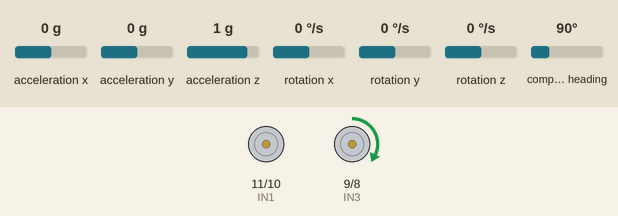
Simulated run of this sketch. Board: Arduino Uno, built with avr-gcc and run on an emulated ATmega328P. Shown: motor-driver pin pairs drawn as motors (green arrow = first pin HIGH = forward, orange = second pin HIGH = backward, longer = more drive, scaled by the enable pin). The test bench sets the inputs (shaded band); at power-on: compass heading 90°, acceleration x 0 g, acceleration y 0 g, acceleration z 1 g, rotation x 0 °/s, rotation y 0 °/s, rotation z 0 °/s. What the sketch prints to the serial monitor is not drawn.

Above: at 1.2 s.
1.3 s: compass heading set to 84°
At 2.3 s:
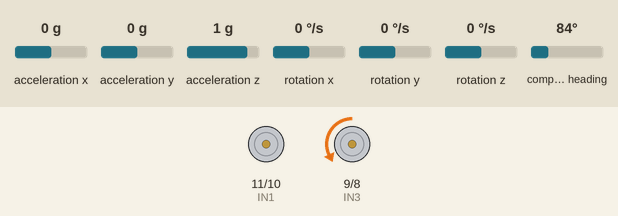
2.8 s: compass heading set to 269°
At 3.5 s:
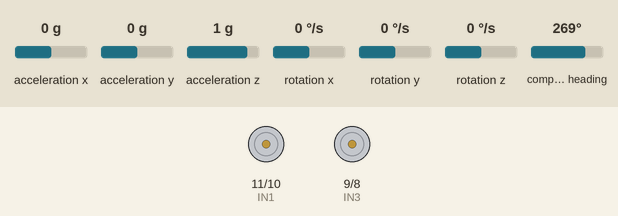
4.3 s: compass heading set to 264°
5.8 s: compass heading set to 256°
At 6.9 s:
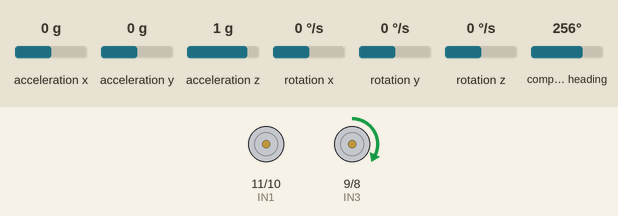
7.3 s: compass heading set to 7°
At 8.1 s:
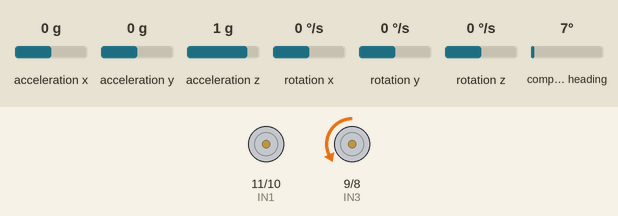
Timing chart, 0 to 9.8 s (numbered marks = the images above; inputs shaded):
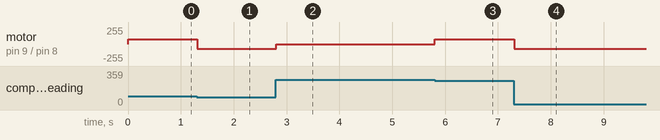

Measured:
- the behaviour switches between 90 and 89° on compass heading (found by bisection; images 0 and 1)
- the behaviour switches between 260 and 259° on compass heading (found by bisection; images 2 and 3)
- after the input at 1.3 s, motor on pin 9 (IN3) / pin 8 (IN4): forward 70/255 → backward 70/255 at once
- after the input at 2.8 s, motor on pin 9 (IN3) / pin 8 (IN4): backward 70/255 → stopped at once
- after the input at 5.8 s, motor on pin 9 (IN3) / pin 8 (IN4): stopped → forward 70/255 at once
- after the input at 7.3 s, motor on pin 9 (IN3) / pin 8 (IN4): forward 70/255 → backward 70/255 at once

The sketch:

sketch_may27a.ino
```cpp
///////////////////////////IMU/////////////////////////
#include <Wire.h>
#include <LSM303.h>


#define ENA 7
#define IN1 11
#define IN2 10
#define IN3 9
#define IN4 8
#define ENB 6

#define THRESHOLD_ANGLE 10

LSM303 compass;

float heading_angle = 0.0;
float init_heading_angle = 17.0; //초기 방향
float target_heading_angle = 90;
float heading_angle_error = 0.0; //error 값

void setup()
{
  //put your setup code here, to run once:

  pinMode(ENA, OUTPUT);
  pinMode(IN1, OUTPUT);
  pinMode(IN2, OUTPUT);

  pinMode(IN3, OUTPUT);
  pinMode(IN4, OUTPUT);
  pinMode(ENB, OUTPUT);

  Serial.begin(115200);

  Wire.begin();   //IMU initiallize
  compass.init();
  compass.enableDefault();

  /*
   * Calibratoin values; the default values of +/-32767 for each axis
   * lead to an assumed magnetometer blas of 0. Use the Calibrate example
   * program to determine appropriate values for your particular unit.
   */
  compass.m_min = (LSM303::vector<int16_t>){-32767, -32767, -32767};
  compass.m_max = (LSM303::vector<int16_t>){+32767, +32767, +32767};
}

void motor_L_control(int speed)
{
  if (speed >=0)
  {
    digitalWrite(IN1, LOW);
    digitalWrite(IN2, HIGH);
    analogWrite (ENA, speed); // 0-255
  }
  else
  {
    digitalWrite(IN1, HIGH);
    digitalWrite(IN2, LOW);
    analogWrite (ENA, -speed);
  }
}

void motor_R_control(int speed)
{
  if (speed >=0)
  {
    digitalWrite(IN3, LOW);
    digitalWrite(IN4, HIGH);
    analogWrite (ENB, speed); // 0-255
  }
  else
  {
    digitalWrite(IN3, HIGH);
    digitalWrite(IN4, LOW);
    analogWrite (ENB, -speed);
  }
}

void imu_rotation(void)
{
  compass.read();
  float heading1 = compass.heading();
  compass.read();
  float heading2 = compass.heading();
  float heading = (heading1+heading2)/2;

  heading = 360 - heading;    // 회전 좌표계를 반시계 방향으로 할 것

  Serial.println(heading);

  heading_angle_error = target_heading_angle - heading;

  if(heading_angle_error > 180)
  {
    heading_angle_error = heading_angle_error - 360;
  }
  else if(heading_angle_error < -180)
  {
    heading_angle_error = heading_angle_error + 360;
  }
  else
  {

  }

  Serial.print("Heading Angle Error : ");
  Serial.print(heading_angle_error);  //heading angle error 표시
  Serial.print(" = ");
  Serial.print(target_heading_angle);
  Serial.print(" = ");
  Serial.println(heading);  //heading angle 표시

  if(heading_angle_error > THRESHOLD_ANGLE) //반시계방향으로 회전
  {
    motor_R_control(70);  motor_L_control(-70);
  }
  else if( (heading_angle_error >= -THRESHOLD_ANGLE) && (heading_angle_error <= THRESHOLD_ANGLE)) //정지
  {
    motor_R_control(0); // 왼쪽 바퀴가 앞으로 도는 지 확인
    motor_L_control(0);
  }
  else  // heading_angle_error < -2 //시계방향으로 회전
  {
    motor_R_control(-70);   motor_L_control(70);
  }
}

void loop(){

  imu_rotation();
}
```
